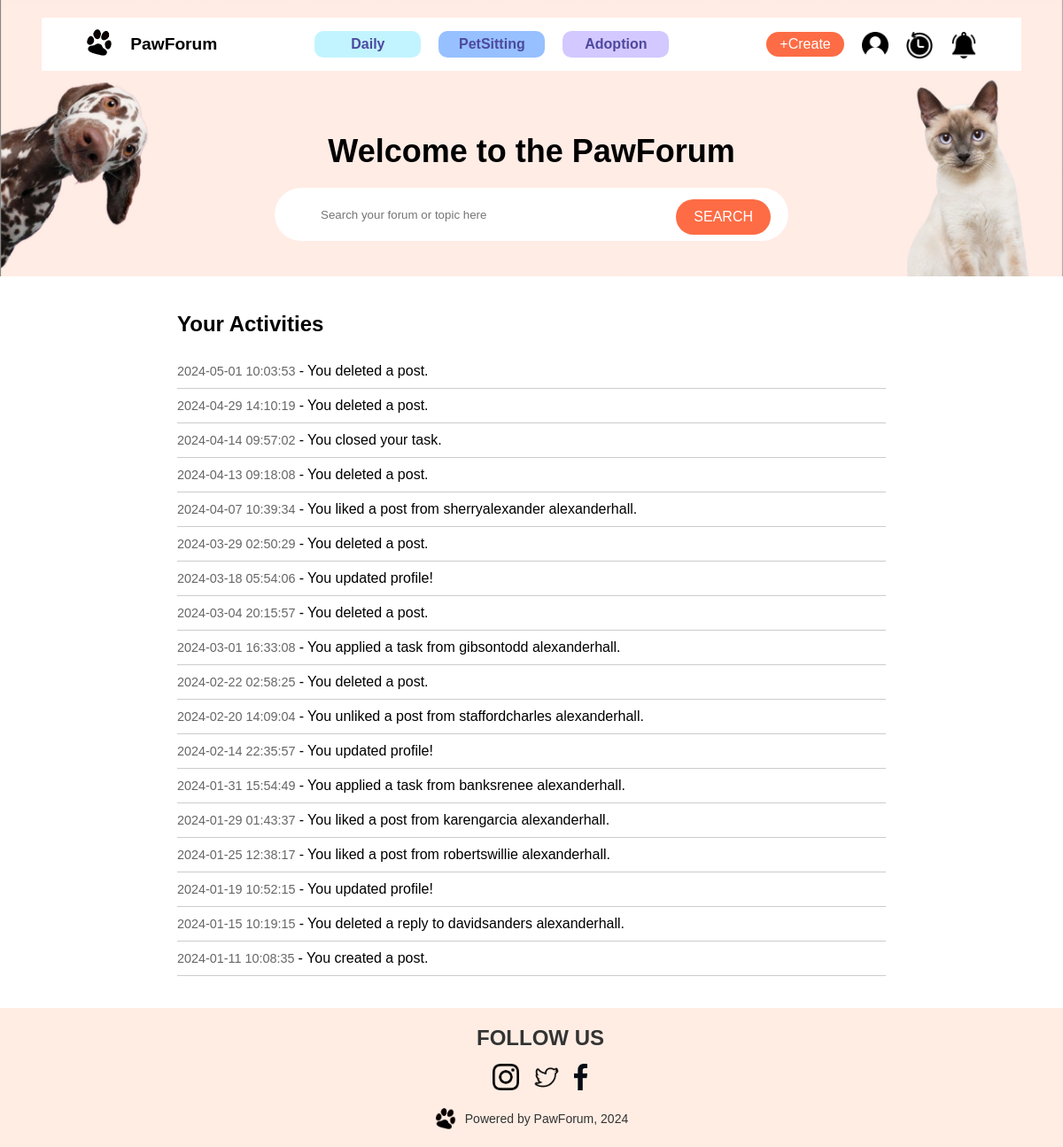
Screenshot of /activity (signed in) with the database file from the repository.
### app/models.py (models this page shows, shortened)
class Activity(db.Model):
    id = db.Column(db.Integer, primary_key=True)
    user_id = db.Column(db.Integer, db.ForeignKey('user.id'), nullable=False)
    action = db.Column(db.String(255), nullable=False)
    target_user_id = db.Column(db.Integer, nullable=True)
    timestamp = db.Column(db.DateTime, default=datetime.utcnow)
    user = db.relationship('User', backref=db.backref('activities', lazy=True))

class User(db.Model, UserMixin):
    id = db.Column(db.Integer, primary_key=True)
    username = db.Column(db.String(80), unique=True, nullable=False)
    email = db.Column(db.String(120), unique=True, nullable=False)
    password_hash = db.Column(db.String(128))
    phone = db.Column(db.String(15), nullable=True)
    gender = db.Column(db.String(10), nullable=True)
    postcode = db.Column(db.String(10), nullable=True)
    join_at = db.Column(db.DateTime, default=datetime.utcnow)
    pet_type = db.Column(db.String(80), nullable=True)
    user_image = db.Column(db.String(255), nullable=True)
    @property
    def password(self):
        raise AttributeError('password is not a readable attribute')

### app/routes.py (the view)
    @app.route('/activity')
    @login_required
    def activity():
        nav = render_template('components/nav_logged_in.html') if current_user.is_authenticated else render_template('components/nav_logged_out.html')
        activities = Activity.query.filter(
            Activity.user_id == current_user.id
        ).order_by(Activity.timestamp.desc()).all()
        return render_template('activity.html', page_name='Activity', nav=nav, activities=activities)

### app/__init__.py (called while the page is built)
def create_app(config_class=Config):
    app = Flask(__name__)
    app.config.from_object(config_class)
    app.jinja_env.globals['os'] = os
    db.init_app(app)
    migrate = Migrate(app, db)
    database_path = os.path.join(app.root_path, 'app.db')
    if not os.path.exists(database_path):
        open(database_path, 'w').close()
    with app.app_context():
        db.create_all()
    login_manager = LoginManager()
    login_manager.init_app(app)
    login_manager.login_view = 'login'
    @login_manager.user_loader
    def load_user(user_id):
        from .models import User  # Import here to avoid circular dependencies
        return User.query.get(int(user_id))
    from .routes import init_app_routes  # Import routes after db to avoid circular import
    init_app_routes(app)  # Initialize routes
    return app

### app/templates/components/nav_logged_in.html (shortened to what this page needs)
<!DOCTYPE html>
<html lang="en">
  <head>
    <link
      rel="stylesheet"
      href="{{ url_for('static', filename='css/style.css') }}">
  </head>
  <body>
    <nav>
      <div class="navbar">
        <div class="navbar-left">
          <a href="{{ url_for('home') }}">
            <img
              src="{{ url_for('static', filename='image/paw.png') }}"
              alt="Paw Logo"
              class="logo">
          </a>
          <span>PawForum</span>
        </div>
        <div class="nav-links">
          <a href="{{ url_for('home', category='Daily') }}" class="link-daily">Daily</a>
          <a
            href="{{ url_for('home', category='PetSitting') }}"
            class="link-petsitting">PetSitting</a>
          <a
            href="{{ url_for('home', category='Adoption') }}"
            class="link-adoption">Adoption</a>
        </div>
        <div class="nav-right">
          <a href="{{ url_for('post_create') }}">
            <button class="nav-create">+Create</button>
          </a>
          <a href="{{ url_for('profile') }}" class="nav-img">
            <img src="{{ url_for('static', filename='image/user_icon.png') }}" alt="User Icon">
          </a>
          <a href="{{ url_for('activity') }}" class="nav-img">
            <img src="{{ url_for('static', filename='image/activity.png') }}" alt="Activity Icon">
          </a>
          <a href="{{ url_for('notification') }}" class="nav-img">
            <img src="{{ url_for('static', filename='image/notification.png') }}" alt="Notification Icon">
          </a>
        </div>
      </div>
      <div class="nav-main">
        <h1>Welcome to the PawForum</h1>
        <div class="searchbar">
          <form action="{{ url_for('search')}}" method="GET">
            <input
              type="text"
              name="query"
              placeholder="Search your forum or topic here"
              class="search-input"
              maxlength="100">
            <button type="submit" class="search-btn">SEARCH</button>
          </form>
        </div>
      </div>
    </nav>
  </body>
</html>

### app/templates/activity.html (shortened to what this page needs)
<!DOCTYPE html>
<html lang="en">
<head>
</head>
<body>
    {% extends "base.html" %} {% block content %}
<div class="activity">
  <div style="display: flex; justify-content: center; margin: 20px">
    <div style="flex: 1; max-width: 800px">
      <h2>Your Activities</h2>
      <ul style="list-style-type: none; padding: 0">
        {% for activity in activities %}
          {% if activity.user_id == current_user.id %}
          <li style="border-bottom: 1px solid #ccc; padding: 10px 0">
            <span style="color: #666; font-size: 0.9em">
              {{ activity.timestamp.strftime('%Y-%m-%d %H:%M:%S') }}
            </span>
            {% if activity.target_user_id %}
              - You {{ activity.action }} {{activity.user.username }}.
            {% else %}
              - You {{ activity.action }}
            {% endif %}
          </li>
          {% endif %}
        {% endfor %}
      </ul>
    </div>
  </div>
</div>
{% endblock %}

### app/static/css/style.css (style rules this page uses)
a { text-decoration: None; cursor: pointer; color: inherit; }
body { font-family: Arial, sans-serif; margin: 0; }
nav { background-image: url("../image/navpic.jpg"); background-size: cover; background-position: center; padding: 40px 0; display: flex; flex-direction: column; align-items: center; justify-content: center; }
.logo { width: 30px; height: 30px; margin-right: 10px; }
.nav-img img { width: 30px; height: 30px; margin-left: 20px; }
.navbar { background-color: white; padding: 5px 50px; height: 50px; display: flex; align-items: center; justify-content: space-between; margin-bottom: 20px; margin-top: -20px; }
.navbar-left { display: flex; align-items: center; }
.navbar-left span { font-weight: bold; margin-left: 10px; font-size: larger; }
.nav-links { display: flex; margin-left: 100px; }
.nav-links a { color: black; text-decoration: none; }
.nav-create { background-color: #fd6c45; color: white; border: none; border-radius: 20px; padding: 5px 15px; cursor: pointer; margin-left: 100px; }
.nav-main { text-align: center; color: black; width: 100%; display: flex; flex-direction: column; align-items: center; justify-content: center; padding-top: 20px; }
.nav-main h1 { font-size: 36px; margin-bottom: 20px; }
.searchbar { display: flex; align-items: center; border-radius: 30px; width: 580px; height: 60px; position: relative; background-color: #fff; }
.search-input[type="text"] { border: none; border-radius: 4px; outline: none; flex: 1; margin-left: 50px; width: 350px; }
.search-btn { position: absolute; right: 20px; top: 55%; transform: translateY(-50%); background-color: #fd6c45; color: white; border: none; border-radius: 30px; padding: 0 20px; height: 40px; cursor: pointer; }
.nav-links a { font-weight: bold; color: #4d499e; text-decoration: none; display: inline-block; width: 120px; text-align: center; padding: 6px 0; border-radius: 10px; margin: 0 10px; }
.SignupForm input, button { margin-bottom: 10px; padding: 15px; font-size: 16px; border-radius: 3px; border: 1px solid #ccc; background-color: rgb(231, 226, 226); }
.link-daily { background-color: #c2f4ff !important; }
.link-petsitting { background-color: #96c0ff !important; }
.link-adoption { background-color: #d3c8ff !important; }
.nav-right { position: relative; top: 5px; display: flex; justify-content: center; }

### rows the page displays
Activity: timestamp "2024-05-01 10:03:53", action "deleted a post."
Activity: timestamp "2024-04-29 14:10:19", action "deleted a post."
Activity: timestamp "2024-04-14 09:57:02", action "closed your task."
Activity: timestamp "2024-04-13 09:18:08", action "deleted a post."
Activity: timestamp "2024-04-07 10:39:34", action "liked a post from sherryalexander", user.username "alexanderhall"
Activity: timestamp "2024-03-29 02:50:29", action "deleted a post."
Activity: timestamp "2024-03-18 05:54:06", action "updated profile!"
Activity: timestamp "2024-03-04 20:15:57", action "deleted a post."
Activity: timestamp "2024-03-01 16:33:08", action "applied a task from gibsontodd", user.username "alexanderhall"
Activity: timestamp "2024-02-22 02:58:25", action "deleted a post."
Activity: timestamp "2024-02-20 14:09:04", action "unliked a post from staffordcharles", user.username "alexanderhall"
Activity: timestamp "2024-02-14 22:35:57", action "updated profile!"
Activity: timestamp "2024-01-31 15:54:49", action "applied a task from banksrenee", user.username "alexanderhall"
Activity: timestamp "2024-01-29 01:43:37", action "liked a post from karengarcia", user.username "alexanderhall"
Activity: timestamp "2024-01-25 12:38:17", action "liked a post from robertswillie", user.username "alexanderhall"
Activity: timestamp "2024-01-19 10:52:15", action "updated profile!"
Activity: timestamp "2024-01-15 10:19:15", action "deleted a reply to davidsanders", user.username "alexanderhall"
Activity: timestamp "2024-01-11 10:08:35", action "created a post."
